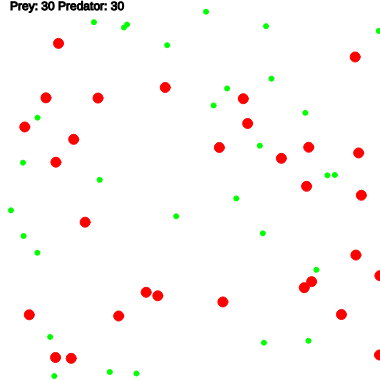
Frame 1 (no input)
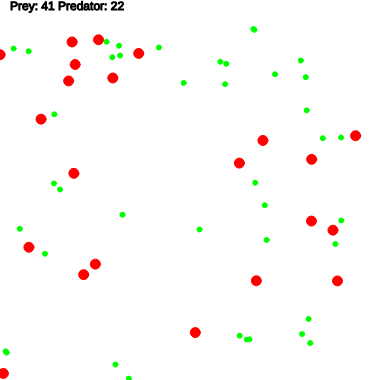
Frame 60 (no input)
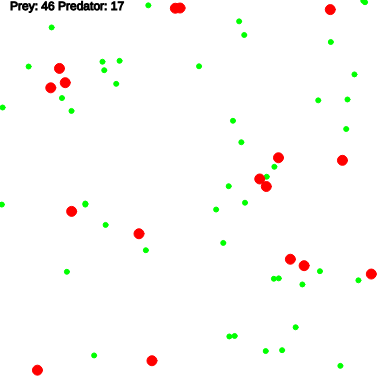
Frame 120 (the mouse pressed at the canvas centre since frame 60)

The p5.js sketch that drew these frames (run headless with seeded random() and noise() and a simulated clock; from frame 60 on, the mouse is pressed at the canvas centre):

// p5.js sketch
// ── sketch.js
let Width = 380;
let Height = 380;
let MaxVel = 10;
let T = 0.0;
let dT = 0.1;

let NPrey = 30;
let NPreyMax = 3000;
let Alpha = 0.005;
let Beta = 0.01;
let Delta = 0.2;
let Gamma = 0.005;
let Dist = 5;
let NPredator = 30;
let NPopulation = NPrey + NPredator;

let Xs = [];
let Ys = [];
let VYs = [];
let VXs = [];
// let TLive = [];
let Kinds = [];

function setup() {
    createCanvas(Width, Height);

    let kind = 0;
    for(let i = 0; i < NPopulation; i++) {
	if(i == NPrey) {
	    kind = 1;
	}

	let x = random(0, Width);
	let y = random(0, Height);
	let vx = random(-MaxVel, MaxVel);
	let vy = random(-MaxVel, MaxVel);

	Xs.push(x);
	Ys.push(y);
	VXs.push(vx);
	VYs.push(vy);
	Kinds.push(kind);
    }
}

function step(dT) {
    for(let i = 0; i < NPopulation; i++) {
	let newX = Xs[i] + VXs[i] * dT;
	let newY = Ys[i] + VYs[i] * dT;

	Xs[i] = (newX + Width) % Width;
	Ys[i] = (newY + Height) % Height;

	let coin = random();
	if (coin < Alpha && Kinds[i] == 0 && NPrey < NPreyMax) {
	    let x = Xs[i];
	    let y = Ys[i];
	    let vx = random(-MaxVel, MaxVel);
	    let vy = random(-MaxVel, MaxVel);

	    Xs.push(x);
	    Ys.push(y);
	    VXs.push(vx);
	    VYs.push(vy);
	    Kinds.push(0);

	    NPrey += 1;
	    NPopulation += 1;
	}

	if (coin < Gamma && Kinds[i] == 1) {
	    Kinds[i] = -1;
	    Xs[i] = 0;
	    Ys[i] = 0;
	    VXs[i] = 0;
	    VYs[i] = 0;

	    NPredator -= 1;
	}

    }

    for (let i = 0; i < NPopulation; i++) {
    	for (let j = 0; j < NPopulation; j++) {
    	    if (Kinds[i] == Kinds[j])
    		continue;

    	    if (Kinds[j] == 0 && Kinds[i] == 1 && abs(Xs[i] - Xs[j]) < Dist && abs(Ys[i] - Ys[j]) < Dist) {
    		Kinds[j] = -1;
    		Xs[j] = 0;
    		Ys[j] = 0;
    		VXs[j] = 0;
    		VYs[j] = 0;
    		NPrey -= 1;
		
    		if (random() >= Delta) {
    		    let vx = random(-MaxVel, MaxVel);
    		    let vy = random(-MaxVel, MaxVel);

    		    Xs[j] = Xs[i];
    		    Ys[j] = Ys[i];
    		    VXs[j] = vx;
    		    VYs[j] = vy;
    		    Kinds[j] = 1;
    		    NPredator += 1;
    		}
    	    }
    	}
    }

    let write_idx = 0;
    for (let read_idx = 0; read_idx < NPopulation; read_idx++) {
	if(Kinds[read_idx] != -1) {
	    Xs[write_idx] = Xs[read_idx];
	    Ys[write_idx] = Ys[read_idx];
	    VXs[write_idx] = VXs[read_idx];
	    VYs[write_idx] = VYs[read_idx];
	    Kinds[write_idx] = Kinds[read_idx];
	    
	    write_idx += 1
	}
    }
    
    NPopulation = NPrey + NPredator;
    for(let i = 0; i < Kinds.length - NPopulation; i++) {
	Xs.pop()
	Ys.pop()
	VXs.pop()
	VYs.pop()
	Kinds.pop()
    }
    
}

function draw() {
    background(255);
    fill(0);
    stroke(0);
    text('Prey: ' + NPrey + ' Predator: ' + NPredator, 10, 10);
    for(let i = 0; i < NPopulation; i++) {
	if (Kinds[i] == 1) {
	    fill(255, 0, 0);
	    stroke(255,0,0);
	    ellipse(Xs[i], Ys[i], 10, 10);
	} else {
	    fill(0, 255, 0);
	    stroke(0, 255, 0);
	    ellipse(Xs[i], Ys[i], 5, 5);
	}
    }

    step(dT);

}
